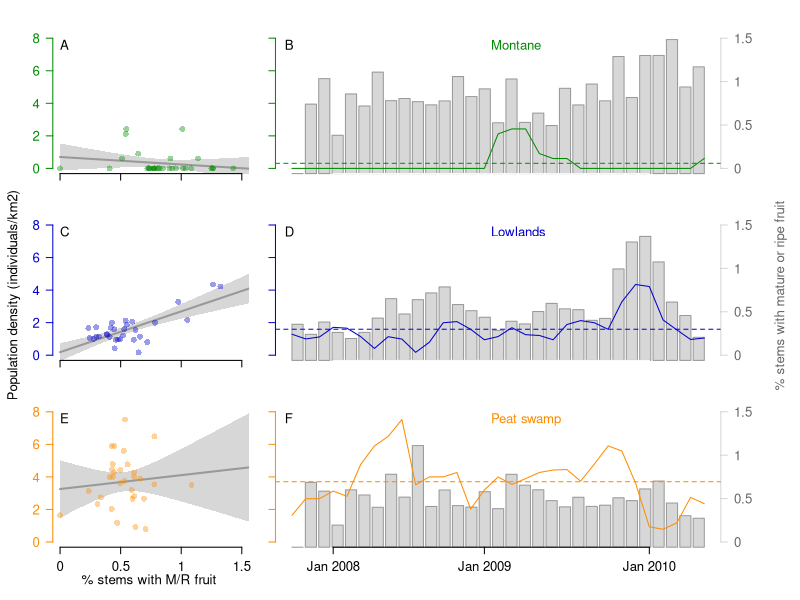

Generate this figure with R:
## ---- chunk 1
library(scales)
d <- read.csv(file = "PS_09_orangutans.csv",
              header = TRUE)


den <- d[ ,c(8,4,6)]
per <- d[ ,c(7,3,5)]
time <- d[ , c(2)]

makeTransparent <- function(black, alpha = my.alpha){
	newColor <- col2rgb(black)
	apply(newColor, 2, function(curcoldata)			
	     {rgb(red   = curcoldata[1],
	          green = curcoldata[2],
	          blue  = curcoldata[3],
	          alpha = alpha,
	          maxColorValue =  255)})
}
my.alpha <- 100


plot.matrix <- matrix(c(1,4,4,
                        2,5,5,
                        3,6,6),
                        nrow = 3, ncol = 3, byrow = TRUE)

layout(mat = plot.matrix)
mar.left   <- c(2, 2, 1.5, 2)
mar.right  <- c(2, 0, 1.5, 4)

col.CIs    <- makeTransparent("gray60")
col.habs <- c("green4","blue3", "darkorange")
tcol.habs = makeTransparent(col.habs)
col.bars   <- makeTransparent("gray60")   
col.bords  <- "gray60"  
axis.cols  <- c("white","white","black")
cex.axis   <- 1.2
cex.labs <- 1.2

size.point <- 1.2                                     
par(oma = c(2,2,1,2))

box.letters <- c("A",
                 "C",
                 "E")

for (i in 1:3) {

par(mar = mar.left)
  
oh    <- den[ , i]
fr    <- per[ , i]*100

plot(oh ~ fr,
     xlim = c(0,1.5),
     ylim = c(0,8),
     type = "n",
     bty = "n",
     axes = FALSE)
m <- lm(oh ~ fr)
xvals <- seq(from = 0, to = 100 , by = 0.01)
df <- data.frame(fr = xvals)
CI <- predict(m, newdata = df, interval = "confidence")
CI <- as.data.frame(CI)
polygon(c(xvals, rev(xvals)),
     c(CI$lwr, rev(CI$upr)),
     col = col.CIs, border = NA)
lines(xvals, CI[, 1], col = "gray60", lwd =  2)

points(oh ~ fr,            
     pch = 16,
     cex = size.point,
     col = tcol.habs[i])

axis (side = 1,                        
      at = c(0,0.5,1,1.5),
      labels = c("0","0.5","1","1.5"),
      col.axis = axis.cols[i],         
      cex.axis = cex.axis,
      las = 1)

axis (side = 2,                        
      at = c(0, 2, 4, 6, 8),
      labels = c("0", "2", "4","6","8"), 
      cex.axis = cex.axis,
      las = 1,
      col = col.habs[i],
      col.axis = col.habs[i])

text (0, 7.5,                          
      labels = box.letters[i], 
      pos = 4,
      offset = -0.00000001,
      col = "black",
      cex = cex.labs)
}

mtext (side = 2, text = "Population density (individuals/km2) ",
       outer = TRUE, cex = 0.8, line = 0.5)
mtext (side = 1, text = "% stems with M/R fruit ",
       outer = FALSE, cex = 0.8, line = 2)


box.letters2 <- c("B",
                  "D",
                  "F")

box.letters3 <- c("Montane",
                  "Lowlands",
                  "Peat swamp")

for (i in 1:3) {

par(mar = mar.right)
oh <- den[, i]
fr <- per[, i]*100


barplot(fr,
        axes = FALSE,       
        bty = 'n',
        ylim = c (0, 1.5),
        border = col.bords,
        col = col.bars)

par(new = TRUE)
plot(oh ~ time,
     axes = FALSE,
     bty = 'n',
     ylim = c(0, 8),     
     type = 'l', 
     pch = 16,
     cex = size.point,
     col = col.habs[i])
abline(h=mean(oh),
      lty = 2,
      col = col.habs[i])

axis (side = 4,                        
      at = c(0, 8/3, 16/3 , 8),
      labels = c("0","0.5","1","1.5"),
      col = col.bars,
      col.axis = "gray40",         
      cex.axis = cex.axis,
      las = 1)

axis (side = 1,                        
      at = c(time[4], time[15], time[27]),
      labels = c("Jan 2008", "Jan 2009", "Jan 2010"), 
      cex.axis = cex.axis,
      las = 1,
      col = axis.cols[i],
      col.axis = axis.cols[i])

axis (side = 2,                        
      at = c(0, 2, 4, 6, 8),
      labels = c("","","","",""),
      col = col.habs[i],
      col.axis = col.habs[i],
      las = 1)

text (0, 7.5,                          
      labels = box.letters2[i], 
      pos = 4,
      col = "black",
      cex = cex.labs)

text (time[15], 7.5,                          
      labels = box.letters3[i], 
      pos = 4,
      col = col.habs[i],
      cex = cex.labs)

}

mtext (side = 4, text = "% stems with mature or ripe fruit ",
       outer = TRUE, cex = 0.8, line = 0, col = "gray40")
## ---- chunk 2
knitr::opts_chunk$set(echo = FALSE)
